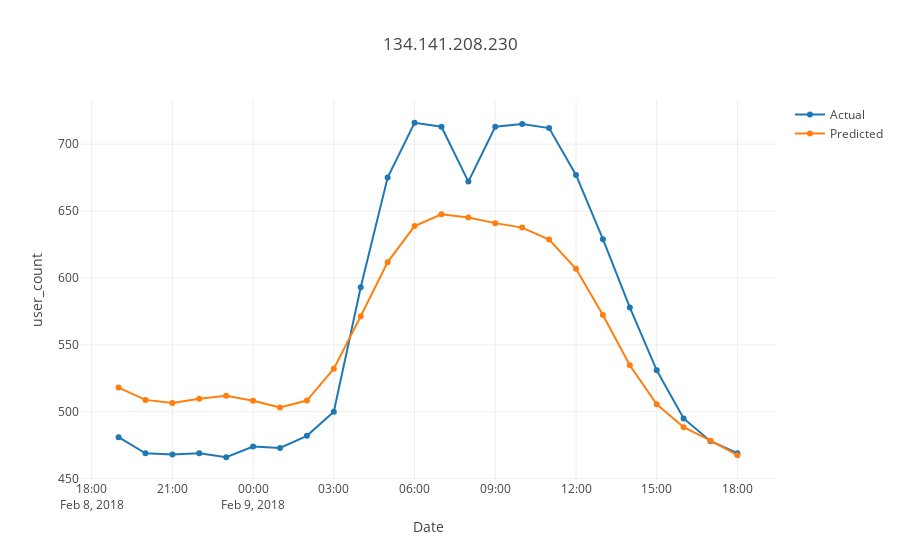

The notebook cell this image was saved under:
### Code cell
tt = prophet_df[prophet_df.source=='134.141.208.230']
plot_test1(tt.ds,tt.y,tt.yhat,'134.141.208.230')
